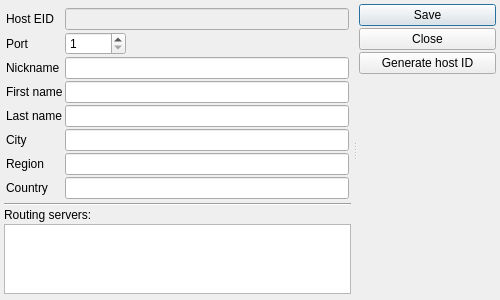
<?xml version="1.0" encoding="UTF-8"?>
<ui version="4.0">
 <class>ProfileEditor</class>
 <widget class="QWidget" name="ProfileEditor">
  <property name="geometry">
   <rect>
    <x>0</x>
    <y>0</y>
    <width>500</width>
    <height>300</height>
   </rect>
  </property>
  <property name="minimumSize">
   <size>
    <width>500</width>
    <height>300</height>
   </size>
  </property>
  <property name="windowTitle">
   <string>Profile editor</string>
  </property>
  <layout class="QVBoxLayout" name="verticalLayout_4">
   <property name="spacing">
    <number>1</number>
   </property>
   <property name="leftMargin">
    <number>2</number>
   </property>
   <property name="topMargin">
    <number>2</number>
   </property>
   <property name="rightMargin">
    <number>2</number>
   </property>
   <property name="bottomMargin">
    <number>2</number>
   </property>
   <item>
    <widget class="QSplitter" name="splitter">
     <property name="orientation">
      <enum>Qt::Horizontal</enum>
     </property>
     <widget class="QWidget" name="layoutWidget">
      <layout class="QVBoxLayout" name="verticalLayout_2" stretch="1,0,0">
       <property name="spacing">
        <number>2</number>
       </property>
       <property name="leftMargin">
        <number>2</number>
       </property>
       <property name="topMargin">
        <number>4</number>
       </property>
       <property name="rightMargin">
        <number>2</number>
       </property>
       <property name="bottomMargin">
        <number>4</number>
       </property>
       <item>
        <layout class="QFormLayout" name="formLayout_3">
         <property name="fieldGrowthPolicy">
          <enum>QFormLayout::ExpandingFieldsGrow</enum>
         </property>
         <property name="horizontalSpacing">
          <number>2</number>
         </property>
         <property name="verticalSpacing">
          <number>2</number>
         </property>
         <property name="leftMargin">
          <number>2</number>
         </property>
         <property name="topMargin">
          <number>2</number>
         </property>
         <property name="rightMargin">
          <number>2</number>
         </property>
         <property name="bottomMargin">
          <number>2</number>
         </property>
         <item row="0" column="0">
          <widget class="QLabel" name="hostEIDLabel">
           <property name="text">
            <string>Host EID</string>
           </property>
           <property name="buddy">
            <cstring>hostEIDLineEdit</cstring>
           </property>
          </widget>
         </item>
         <item row="0" column="1">
          <widget class="QLineEdit" name="hostEIDLineEdit">
           <property name="enabled">
            <bool>false</bool>
           </property>
           <property name="sizePolicy">
            <sizepolicy hsizetype="Expanding" vsizetype="Fixed">
             <horstretch>0</horstretch>
             <verstretch>0</verstretch>
            </sizepolicy>
           </property>
          </widget>
         </item>
         <item row="1" column="0">
          <widget class="QLabel" name="portLabel">
           <property name="text">
            <string>Port</string>
           </property>
           <property name="buddy">
            <cstring>portSpinBox</cstring>
           </property>
          </widget>
         </item>
         <item row="1" column="1">
          <widget class="QSpinBox" name="portSpinBox">
           <property name="minimum">
            <number>1</number>
           </property>
           <property name="maximum">
            <number>65535</number>
           </property>
          </widget>
         </item>
         <item row="2" column="0">
          <widget class="QLabel" name="nicknameLabel">
           <property name="text">
            <string>Nickname</string>
           </property>
           <property name="buddy">
            <cstring>nicknameLineEdit</cstring>
           </property>
          </widget>
         </item>
         <item row="2" column="1">
          <widget class="QLineEdit" name="nicknameLineEdit"/>
         </item>
         <item row="3" column="0">
          <widget class="QLabel" name="firstNameLabel">
           <property name="text">
            <string>First name</string>
           </property>
           <property name="buddy">
            <cstring>firstNameLineEdit</cstring>
           </property>
          </widget>
         </item>
         <item row="3" column="1">
          <widget class="QLineEdit" name="firstNameLineEdit"/>
         </item>
         <item row="4" column="0">
          <widget class="QLabel" name="lastNameLabel">
           <property name="text">
            <string>Last name</string>
           </property>
           <property name="buddy">
            <cstring>lastNameLineEdit</cstring>
           </property>
          </widget>
         </item>
         <item row="4" column="1">
          <widget class="QLineEdit" name="lastNameLineEdit"/>
         </item>
         <item row="5" column="0">
          <widget class="QLabel" name="cityLabel">
           <property name="text">
            <string>City</string>
           </property>
           <property name="buddy">
            <cstring>cityLineEdit</cstring>
           </property>
          </widget>
         </item>
         <item row="5" column="1">
          <widget class="QLineEdit" name="cityLineEdit"/>
         </item>
         <item row="6" column="0">
          <widget class="QLabel" name="regionLabel">
           <property name="text">
            <string>Region</string>
           </property>
           <property name="buddy">
            <cstring>regionLineEdit</cstring>
           </property>
          </widget>
         </item>
         <item row="6" column="1">
          <widget class="QLineEdit" name="regionLineEdit"/>
         </item>
         <item row="7" column="0">
          <widget class="QLabel" name="countryLabel">
           <property name="text">
            <string>Country</string>
           </property>
           <property name="buddy">
            <cstring>countryLineEdit</cstring>
           </property>
          </widget>
         </item>
         <item row="7" column="1">
          <widget class="QLineEdit" name="countryLineEdit"/>
         </item>
        </layout>
       </item>
       <item>
        <widget class="Line" name="line">
         <property name="orientation">
          <enum>Qt::Horizontal</enum>
         </property>
        </widget>
       </item>
       <item>
        <layout class="QVBoxLayout" name="verticalLayout">
         <item>
          <widget class="QLabel" name="label">
           <property name="text">
            <string>Routing servers:</string>
           </property>
           <property name="buddy">
            <cstring>routingServersTextEdit</cstring>
           </property>
          </widget>
         </item>
         <item>
          <widget class="QPlainTextEdit" name="routingServersTextEdit"/>
         </item>
        </layout>
       </item>
      </layout>
     </widget>
     <widget class="QWidget" name="layoutWidget">
      <layout class="QVBoxLayout" name="verticalLayout_3">
       <property name="spacing">
        <number>2</number>
       </property>
       <property name="sizeConstraint">
        <enum>QLayout::SetDefaultConstraint</enum>
       </property>
       <property name="leftMargin">
        <number>2</number>
       </property>
       <property name="topMargin">
        <number>2</number>
       </property>
       <property name="rightMargin">
        <number>2</number>
       </property>
       <property name="bottomMargin">
        <number>2</number>
       </property>
       <item>
        <widget class="QPushButton" name="savePushButton">
         <property name="text">
          <string>Save</string>
         </property>
         <property name="autoDefault">
          <bool>true</bool>
         </property>
         <property name="default">
          <bool>true</bool>
         </property>
        </widget>
       </item>
       <item>
        <widget class="QPushButton" name="closePushButton">
         <property name="text">
          <string>Close</string>
         </property>
        </widget>
       </item>
       <item>
        <widget class="QPushButton" name="newPushButton">
         <property name="sizePolicy">
          <sizepolicy hsizetype="Minimum" vsizetype="Fixed">
           <horstretch>0</horstretch>
           <verstretch>0</verstretch>
          </sizepolicy>
         </property>
         <property name="text">
          <string>Generate host ID</string>
         </property>
        </widget>
       </item>
       <item>
        <spacer name="verticalSpacer">
         <property name="orientation">
          <enum>Qt::Vertical</enum>
         </property>
         <property name="sizeHint" stdset="0">
          <size>
           <width>20</width>
           <height>40</height>
          </size>
         </property>
        </spacer>
       </item>
       <item>
        <widget class="QLabel" name="statusLabel">
         <property name="text">
          <string/>
         </property>
        </widget>
       </item>
      </layout>
     </widget>
    </widget>
   </item>
  </layout>
  <action name="actionSave">
   <property name="text">
    <string>Save</string>
   </property>
   <property name="shortcut">
    <string>Ctrl+S</string>
   </property>
  </action>
  <action name="actionClose">
   <property name="text">
    <string>Close</string>
   </property>
   <property name="toolTip">
    <string>Close</string>
   </property>
   <property name="shortcut">
    <string>Alt+©</string>
   </property>
  </action>
  <action name="actionGenerate_new_host_ID">
   <property name="text">
    <string>Generate new host ID</string>
   </property>
   <property name="shortcut">
    <string>Ctrl+N</string>
   </property>
  </action>
 </widget>
 <tabstops>
  <tabstop>nicknameLineEdit</tabstop>
  <tabstop>firstNameLineEdit</tabstop>
  <tabstop>lastNameLineEdit</tabstop>
  <tabstop>cityLineEdit</tabstop>
  <tabstop>regionLineEdit</tabstop>
  <tabstop>countryLineEdit</tabstop>
  <tabstop>routingServersTextEdit</tabstop>
  <tabstop>savePushButton</tabstop>
  <tabstop>closePushButton</tabstop>
  <tabstop>portSpinBox</tabstop>
  <tabstop>hostEIDLineEdit</tabstop>
 </tabstops>
 <resources/>
 <connections>
  <connection>
   <sender>closePushButton</sender>
   <signal>clicked()</signal>
   <receiver>actionClose</receiver>
   <slot>trigger()</slot>
   <hints>
    <hint type="sourcelabel">
     <x>463</x>
     <y>117</y>
    </hint>
    <hint type="destinationlabel">
     <x>-1</x>
     <y>-1</y>
    </hint>
   </hints>
  </connection>
  <connection>
   <sender>savePushButton</sender>
   <signal>clicked()</signal>
   <receiver>actionSave</receiver>
   <slot>trigger()</slot>
   <hints>
    <hint type="sourcelabel">
     <x>463</x>
     <y>83</y>
    </hint>
    <hint type="destinationlabel">
     <x>-1</x>
     <y>-1</y>
    </hint>
   </hints>
  </connection>
  <connection>
   <sender>newPushButton</sender>
   <signal>clicked()</signal>
   <receiver>actionGenerate_new_host_ID</receiver>
   <slot>trigger()</slot>
   <hints>
    <hint type="sourcelabel">
     <x>463</x>
     <y>49</y>
    </hint>
    <hint type="destinationlabel">
     <x>-1</x>
     <y>-1</y>
    </hint>
   </hints>
  </connection>
 </connections>
</ui>
